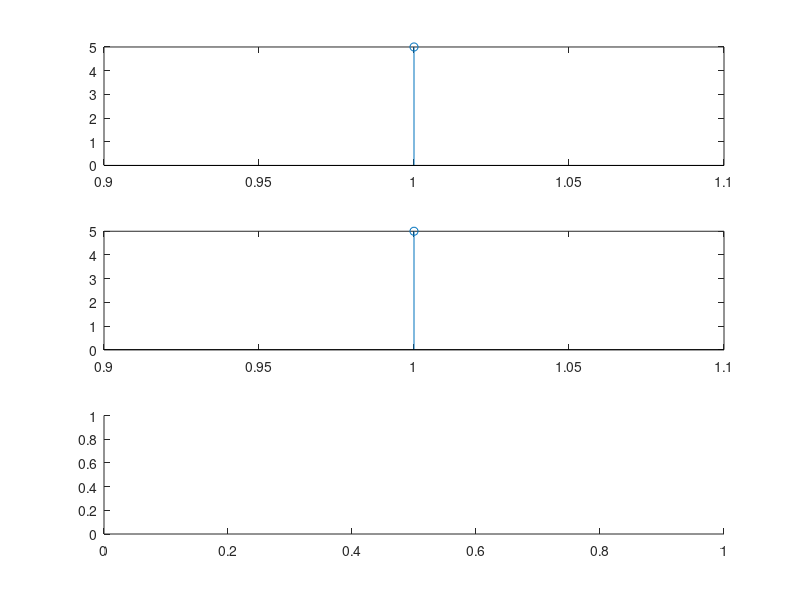

Recreate this plot in MATLAB. (Note: this script raises an error after producing the figure.)
x = input('Enter First input array:');
h = input('Enter Second input array: ');
subplot(3, 1, 1);
stem(x);
subplot(3, 1, 2);
stem(h);
subplot(3, 1, 3);
y = xcorr(x, h);
stem(y);